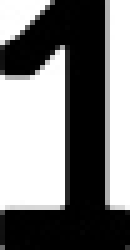
#> input picture 1.jpg, 26 x 50 px, found by its file name (shown 5 times larger)
$ python research.py   (older library calls are emulated)
#> lines starting #> are read from the running program, lines starting #| are printed output that depends on the picture; after the words box and inside, x2 and y2 are one past the last pixel; in counts of white or black regions, pixels touching at a corner belong together
# USAGE python correct_skew.py --image images/neg_28.png
# -*- coding: utf-8 -*-

from __future__ import print_function
import numpy as np
import cv2

original_image = ""


def processor(image):

#> called with image = 'data/1.jpg'
    image = cv2.imread(image)
#> image is the input picture: shape (50, 26, 3); min 0, max 255, mean 122.9

    gray_image = cv2.cvtColor(image, cv2.COLOR_BGR2GRAY)

    blurred_image = cv2.GaussianBlur(gray_image, (5, 5), 0)
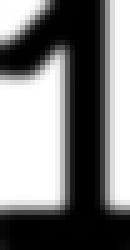
#> blurred_image: shape (50, 26) (shown 5 times larger); min 0, max 255, mean 122.6

    edged_image = cv2.Canny(blurred_image, 50, 200)
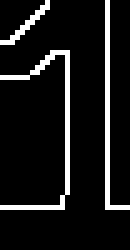
#> edged_image: shape (50, 26) (shown 5 times larger); 9.6% white in thin lines or dots, all inside (x1, y1, x2, y2) = (0, 0, 26, 42)

    return image, gray_image, blurred_image, edged_image


def save_to_file(letters):

    file = open('reader.txt','wt')

    file.write(letters)

    file.close()

    return file


def finding_contours(original_image, gray_image, canny_img, count):

#> called with count = 0
    (im2, contours, hierarchy) = cv2.findContours(canny_img.copy(), cv2.RETR_EXTERNAL, cv2.CHAIN_APPROX_SIMPLE)
#> contours = 3 contours, all with area under 20

    if len(contours) != 0:

        contourImage = original_image.copy()

        cv2.drawContours(contourImage, contours, 0, 255, 0)
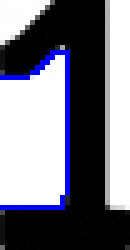
#> contourImage: shape (50, 26, 3) (shown 5 times larger); 4.69% of pixels changed, all inside (x1, y1, x2, y2) = (0, 10, 14, 42)

        cv2.imshow("contourImage-%d" % count, contourImage)
        cv2.imwrite("Output/contourImage/contourImage-%d.jpg" % count, contourImage)

        c = max(contours, key=cv2.contourArea)
#> c = [[9, 0], [1, 8], [0, 8], [2, 8], [9, 1]]

        x, y, w, h = cv2.boundingRect(c)
#> x = 0; y = 0; w = 10; h = 9

        cv2.rectangle(gray_image, (x, y), (x + w, y + h), (255, 255, 0), 1)
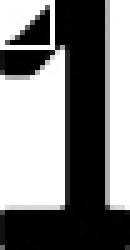
#> gray_image: shape (50, 26) (shown 5 times larger); min 0, max 255, mean 126.7

        cv2.imshow("grayImage-%d" % count, gray_image)
        cv2.imwrite("Output/boundingRect/boundingRect-%d.jpg" % count, gray_image)

        if w / h > 1.5:

            letter = '-'

        else:

            x = x + 1
#> x = 1

            y = y + 1
#> y = 1

            w = w - 2
#> w = 8

            h = h - 2
#> h = 7

            crop_img = gray_image[y: (y + 2) + (h - 1), x: (x + 2) + (w - 1)]

            cv2.imshow("CroppedImage-%d" % count, crop_img)
            cv2.imwrite("Output/croppedImages/cropImage-%d.jpg" % count, crop_img)

            dim = (26, 50)

            sized_image = cv2.resize(crop_img, dim, interpolation=cv2.INTER_AREA)
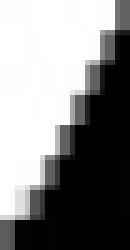
#> sized_image: shape (50, 26) (shown 5 times larger); min 0, max 255, mean 134

            cv2.imshow("SizedImage-%d" % count, sized_image)
            cv2.imwrite("Output/sizedImages/sizedImage-%d.jpg" % count, sized_image)

            sized_image = (255 - sized_image)
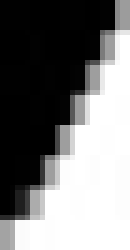
#> sized_image: shape (50, 26) (shown 5 times larger); min 0, max 255, mean 121

            cv2.imshow("FinalImage-%d" %count, sized_image)
            cv2.imwrite("Output/finalImages/FinalImage-%d.jpg" % count, sized_image)

            letter = matching_letters(sized_image, count)

    return letter


def matching_letters(cropped, count):

#> called with count = 0
    s = ['0.jpg', '1.jpg', '2.jpg', '3.jpg', '4.jpg', '5.jpg', '6.jpg', '7.jpg', '8.jpg', '9.jpg',

         'A.jpg', 'B.jpg', 'C.jpg', 'D.jpg', 'E.jpg', 'F.jpg', 'G.jpg', 'H.jpg', 'I.jpg', 'J.jpg',

         'K.jpg', 'L.jpg', 'M.jpg', 'N.jpg', 'O.jpg', 'P.jpg', 'Q.jpg', 'R.jpg', 'S.jpg', 'T.jpg',

         'U.jpg', 'V.jpg', 'W.jpg', 'X.jpg', 'Y.jpg', 'Z.jpg', '10.jpg', '70.jpg', '#.png', 'ශ්‍රී.png',

         'W1.jpg']

    max_value = 1

    letter = ''

    for i in s:

        template = cv2.imread("templates/" + i, 0)
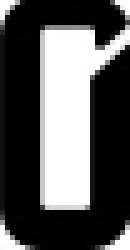
#> input picture templates/0.jpg, 26 x 50 px (shown 5 times larger)
#> template is the input picture: shape (50, 26); min 0, max 255, mean 86.9

        res = cv2.matchTemplate(cropped, template, cv2.TM_CCOEFF)
#> res = [-939248.6]

        min_val, max_val, min_loc, max_loc = cv2.minMaxLoc(res)
#> min_val = -939248.6; max_val = -939248.6; min_loc = (0, 0); max_loc = (0, 0)

        if max_val > max_value:

            max_value = max_val

            letter = i[0]

    print(letter)

    return letter


def main():

    global original_image

    plate = ''

    # d = ['data1/1.jpg', 'data1/2.jpg', 'data1/3.jpg', 'data1/4.jpg', 'data1/5.jpg', 'data1/6.jpg', 'data1/7.jpg',
    #      'data1/8.jpg', 'data1/9.jpg']

    # d = ['data2/0.jpg', 'data2/1.jpg', 'data2/2.jpg', 'data2/3.jpg', 'data2/4.jpg', 'data2/5.jpg', 'data2/6.jpg',
    #      'data2/7.jpg', 'data2/8.jpg', 'data2/9.jpg']

    # d = ['data3/0.jpg', 'data3/1.jpg', 'data3/2.jpg', 'data3/3.jpg', 'data3/4.jpg', 'data3/5.jpg', 'data3/6.jpg',
    #      'data3/7.jpg', 'data3/8.jpg']

    # d = ['data4/1.jpg', 'data4/2.jpg', 'data4/3.jpg', 'data4/4.jpg', 'data4/5.jpg', 'data4/6.jpg', 'data4/7.jpg',
    #      'data4/8.jpg', 'data4/9.jpg']

    # d = ['data5/1.jpg', 'data5/2.jpg', 'data5/3.jpg', 'data5/4.jpg', 'data5/5.jpg', 'data5/6.jpg', 'data5/7.jpg']

    d = ['data/1.jpg']

    count = 0

    for i in d:

        original_image, gray_image, blurred_image, canny = processor(i)

        letter = finding_contours(original_image, gray_image, canny, count)

        plate = plate + letter

        cv2.imshow("original_image_%d" % count, original_image)

        cv2.imshow("Gray_%d" % count, gray_image)
        cv2.imwrite("Output/grayImages/Gray_%d.jpg" %count, gray_image)

        cv2.imshow("Blur_%d" % count, blurred_image)
        cv2.imwrite("Output/blurImages/Blur_%d.jpg" % count, blurred_image)

        cv2.imshow("Canny_%d" % count, canny)
        cv2.imwrite("Output/cannyImages/Canny_%d.jpg" %count, canny)

        count = count+1

    save_to_file(plate)

    print(plate)

    cv2.waitKey(0)

    cv2.destroyAllWindows()


if __name__ == '__main__':

#> (the run stopped early here; a loop or call above may not have finished)
